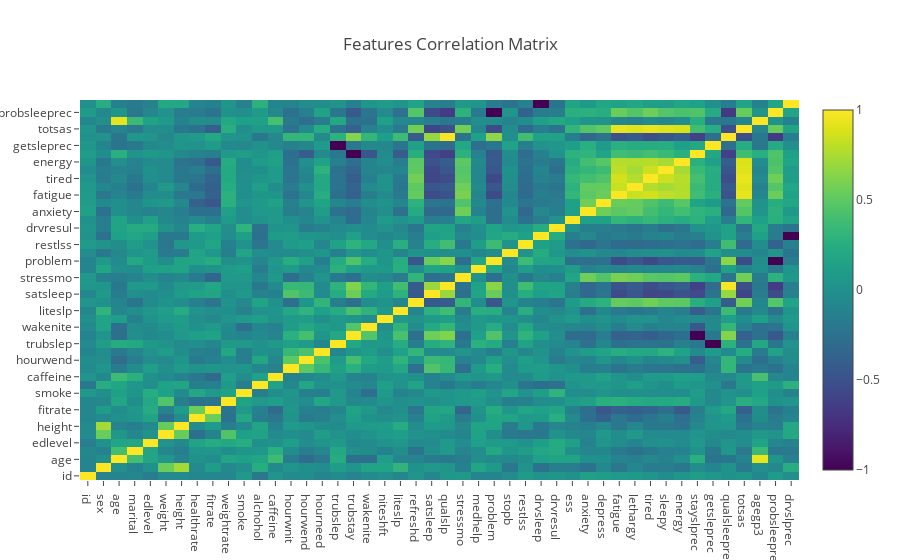

Notebook source saved alongside this figure:
### Markdown cell above
#### Explore features correlation

### Code cell
corr = df.corr()
data = [
    go.Heatmap(
        z=corr.values,
        x=list(corr.columns),
        y=list(corr.index),
        colorscale='Viridis',
    )
]

layout = go.Layout(
    title='Features Correlation Matrix',
)

fig = go.Figure(data=data, layout=layout)
py.iplot(fig, filename='corr-heatmap')

### Figure 1 — Plotly figure (JSON) as saved in the notebook; plotly's stock layout.template omitted (floating-point values rounded to 4 significant figures; data arrays with more than 128 entries replaced by an {"elided": "..."} marker saying what was removed)
{"data": [{"colorscale": "Viridis", "type": "heatmap", "uid": "8496a8d7-17d7-4651-b24f-63081c8235cb", "x": ["id", "sex", "age", "marital", "edlevel", "weight", "height", "healthrate", "fitrate", "weightrate", "smoke", "alchohol", "caffeine", "hourwnit", "hourwend", "hourneed", "trubslep", "trubstay", "wakenite", "niteshft", "liteslp", "refreshd", "satsleep", "qualslp", "stressmo", "medhelp", "problem", "stopb", "restlss", "drvsleep", "drvresul", "ess", "anxiety", "depress", "fatigue", "lethargy", "tired", "sleepy", "energy", "stayslprec", "getsleprec", "qualsleeprec", "totsas", "agegp3", "probsleeprec", "drvslprec"], "y": ["id", "sex", "age", "marital", "edlevel", "weight", "height", "healthrate", "fitrate", "weightrate", "smoke", "alchohol", "caffeine", "hourwnit", "hourwend", "hourneed", "trubslep", "trubstay", "wakenite", "niteshft", "liteslp", "refreshd", "satsleep", "qualslp", "stressmo", "medhelp", "problem", "stopb", "restlss", "drvsleep", "drvresul", "ess", "anxiety", "depress", "fatigue", "lethargy", "tired", "sleepy", "energy", "stayslprec", "getsleprec", "qualsleeprec", "totsas", "agegp3", "probsleeprec", "drvslprec"], "z": {"elided": "46x46 float values"}}], "layout": {"title": {"text": "Features Correlation Matrix"}}}
